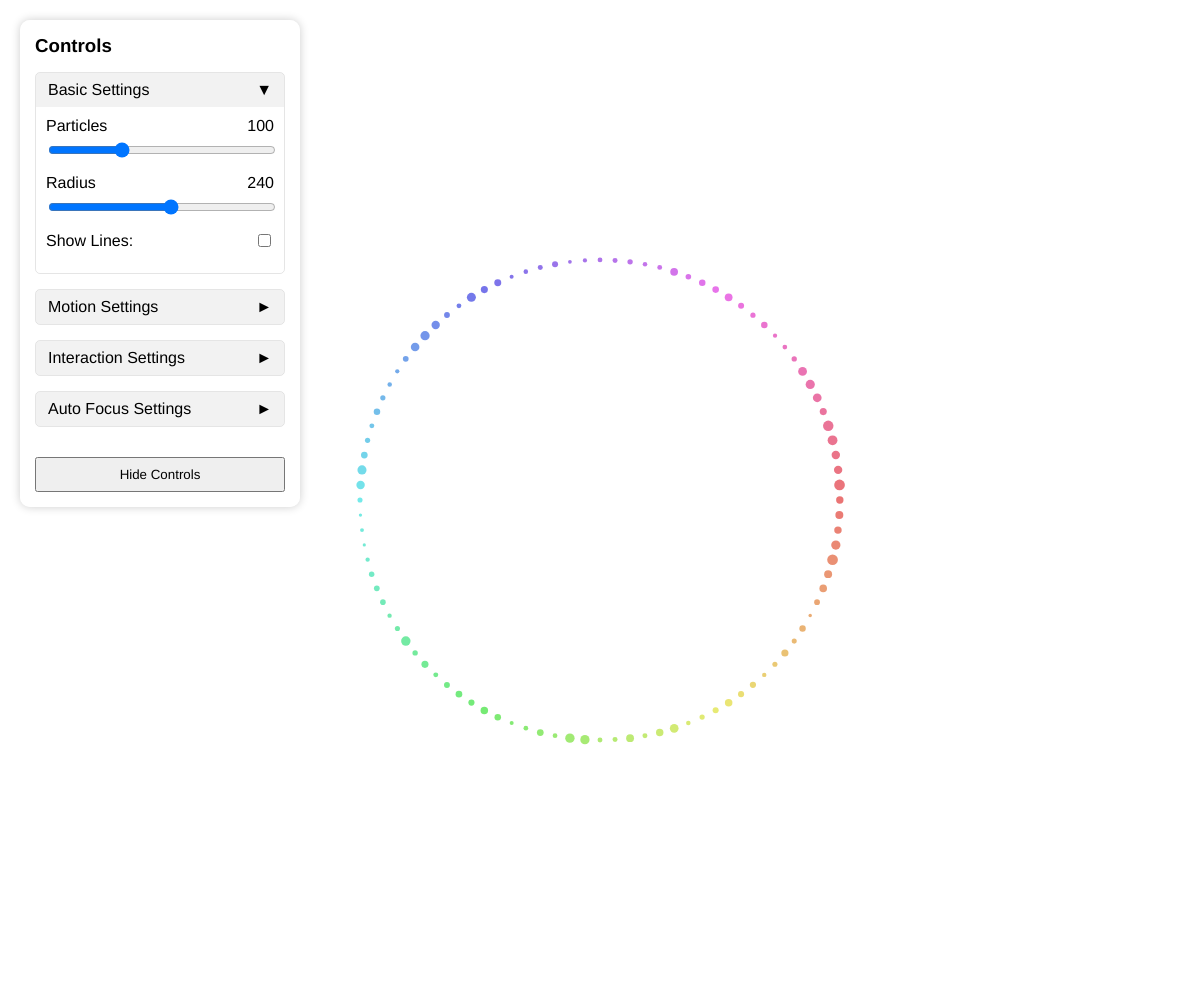
Frame 1 (no input)
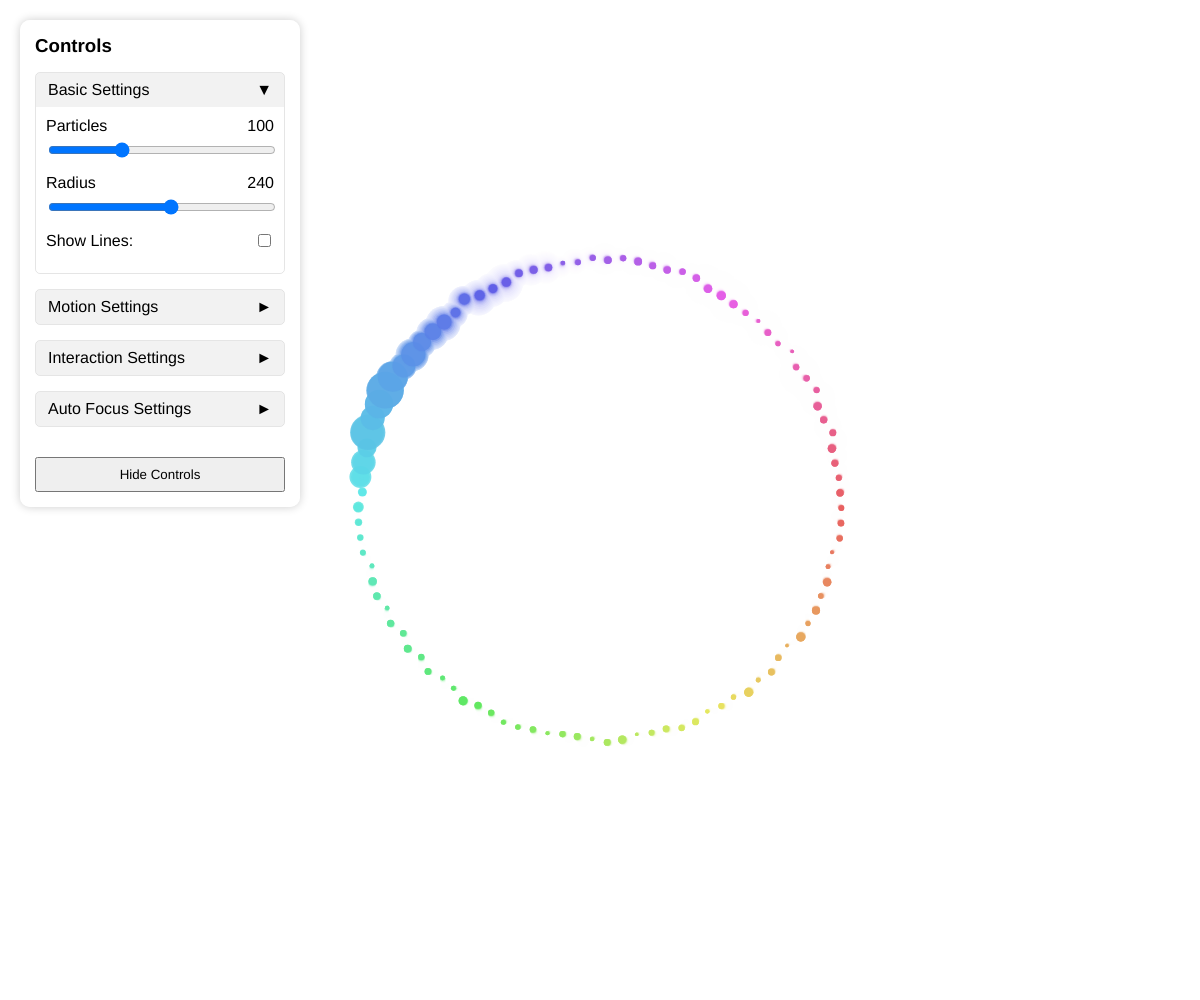
Frame 60 (no input)
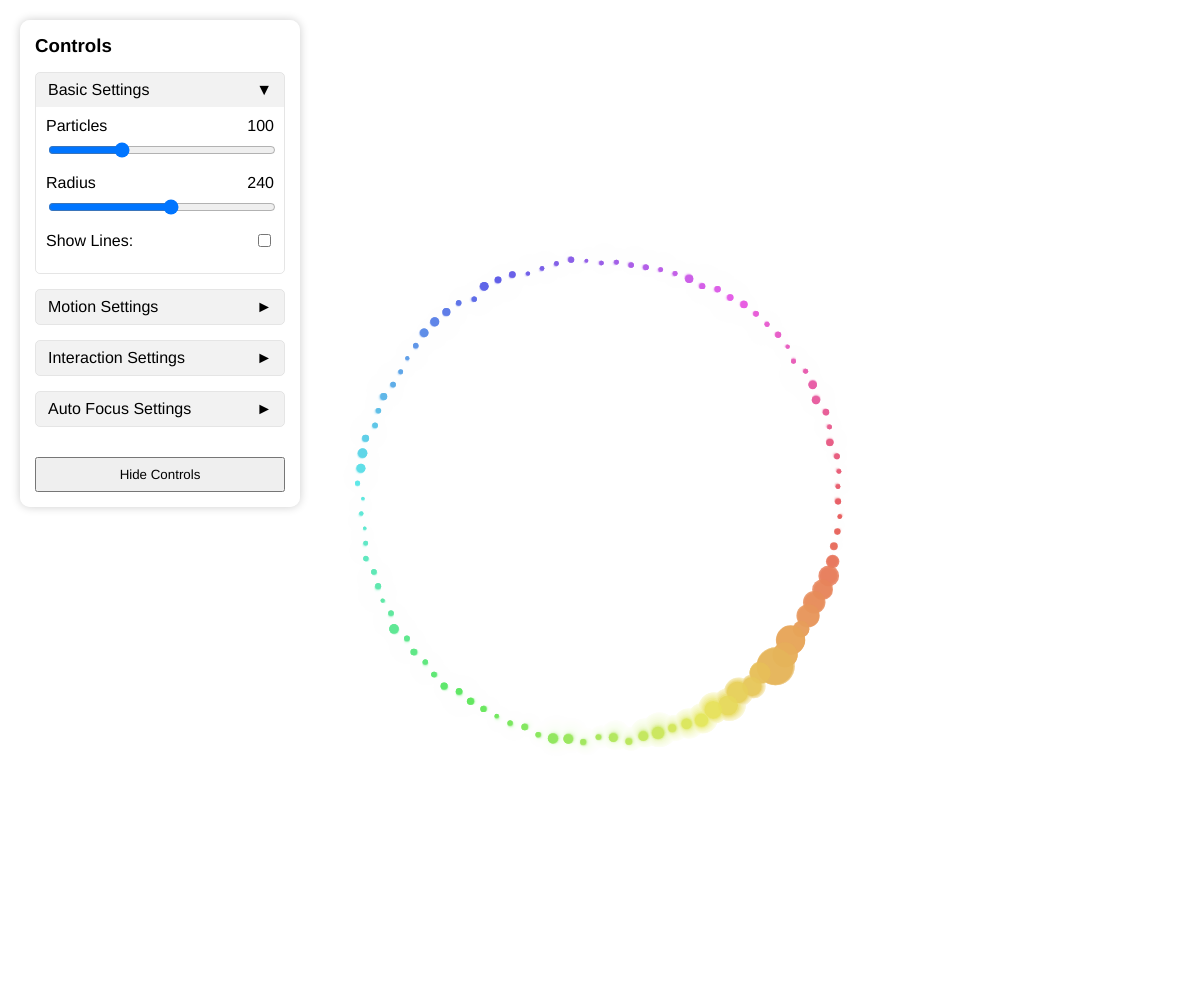
Frame 120 (the mouse pressed at the canvas centre since frame 60)

The p5.js sketch that drew these frames (run headless with seeded random() and noise() and a simulated clock; from frame 60 on, the mouse is pressed at the canvas centre):

// p5.js sketch
// ── sketch.js
// Reactive Circle Particles
let particles = [];
let numParticles = 100;
let radius = 240;
let centerX, centerY;

// Spring physics
let springStrength = 0.05;
let mouseRepelForce = 0.45;
let mouseRepelRadius = 150;
let damping = 0.8;

// Autonomous movement
let rotationSpeed = 0.0006; // Very slow rotation
let oscillationAmount = 3; // How much particles oscillate
let oscillationSpeed = 0.042; // Speed of oscillation

// Mouse proximity effects
let mouseProximityScale = 8.7; // How much particles grow when mouse is close

// Automatic focus point (simulates mouse movement in a circle)
let autoFocus = true;
let autoFocusRadius = 300;
let autoFocusSpeed = -0.048; // Negative for counter-clockwise
let autoFocusAngle = 0;
let autoFocusPoint = { x: 0, y: 0 };
let autoFocusScale = 7.7; // How much particles grow with auto focus
let showAutoFocusIndicators = false; // Whether to show the path and focus point
let clockwiseAutoFocus = false; // Whether the auto focus moves clockwise (true) or counter-clockwise (false)

// UI Controls
let showControls = true;
let showLines = false; // Add variable to control line visibility
let sliderParticles, sliderRadius, sliderWaveAmp, sliderWaveSpeed;
let sliderRotation, sliderMouseForce, sliderSpring, sliderMouseSize;
let sliderAutoSpeed, sliderAutoScale, toggleAutoFocus;
let controlPanel, hideButton;

function setup() {
  createCanvas(windowWidth, windowHeight);
  colorMode(HSB, 360, 100, 100, 1);
  
  centerX = width / 2;
  centerY = height / 2;
  
  // Create particles arranged in a circle
  createParticles();
  
  // Setup control panel with HTML elements
  createControlPanel();
}

function createParticles() {
  particles = []; // Clear any existing particles
  
  for (let i = 0; i < numParticles; i++) {
    let angle = map(i, 0, numParticles, 0, TWO_PI);
    let x = centerX + cos(angle) * radius;
    let y = centerY + sin(angle) * radius;
    
    particles.push(new Particle(x, y, angle, i));
  }
}

function createControlPanel() {
  // Create main control panel div
  controlPanel = createElement('div');
  controlPanel.position(20, 20);
  controlPanel.id('control-panel');
  
  // Style the control panel
  let panelStyle = `
    background-color: rgba(255, 255, 255, 0.8);
    padding: 15px;
    border-radius: 10px;
    box-shadow: 0 0 10px rgba(0, 0, 0, 0.2);
    width: 250px;
    font-family: Arial, sans-serif;
    max-height: 80vh;
    overflow-y: auto;
    overflow-x: hidden;
  `;
  controlPanel.style(panelStyle);
  
  // Panel title
  let title = createElement('h3', 'Controls');
  title.parent(controlPanel);
  title.style('margin-top: 0; margin-bottom: 15px;');
  
  // Create collapsible sections
  
  // SECTION 1: Basic Settings
  let basicSection = createCollapsibleSection('Basic Settings', true);
  
  // Create basic sliders in this section
  createSliderGroup('Particles', 10, 300, numParticles, 1, (val) => {
    numParticles = val;
    createParticles();
  }, basicSection);
  
  createSliderGroup('Radius', 50, 400, radius, 10, (val) => {
    radius = val;
    updateParticlePositions();
  }, basicSection);
  
  // Show/Hide Lines Toggle
  let linesContainer = createElement('div');
  linesContainer.parent(basicSection);
  linesContainer.style('margin-bottom: 12px; display: flex; align-items: center;');
  
  let linesLabel = createElement('span', 'Show Lines:');
  linesLabel.parent(linesContainer);
  
  let toggleLines = createCheckbox('', showLines);
  toggleLines.parent(linesContainer);
  toggleLines.style('margin-left: auto;');
  toggleLines.changed(() => {
    showLines = toggleLines.checked();
  });
  
  // SECTION 2: Motion Settings
  let motionSection = createCollapsibleSection('Motion Settings', false);
  
  createSliderGroup('Wave Amplitude', 0, 50, oscillationAmount, 1, (val) => {
    oscillationAmount = val;
  }, motionSection);
  
  createSliderGroup('Wave Speed', 0, 0.1, oscillationSpeed, 0.001, (val) => {
    oscillationSpeed = val;
  }, motionSection);
  
  createSliderGroup('Rotation', -0.002, 0.002, rotationSpeed, 0.0001, (val) => {
    rotationSpeed = val;
  }, motionSection);
  
  // SECTION 3: Interaction Settings
  let interactionSection = createCollapsibleSection('Interaction Settings', false);
  
  createSliderGroup('Mouse Force', 0, 0.5, mouseRepelForce, 0.01, (val) => {
    mouseRepelForce = val;
  }, interactionSection);
  
  createSliderGroup('Spring', 0.01, 0.2, springStrength, 0.01, (val) => {
    springStrength = val;
  }, interactionSection);
  
  createSliderGroup('Mouse Size Effect', 0, 10, mouseProximityScale, 0.1, (val) => {
    mouseProximityScale = val;
  }, interactionSection);
  
  // SECTION 4: Auto Focus Controls
  let autoFocusSection = createCollapsibleSection('Auto Focus Settings', false);
  
  // Auto Focus Toggles
  let toggleContainer = createElement('div');
  toggleContainer.parent(autoFocusSection);
  toggleContainer.style('margin-bottom: 12px; display: flex; align-items: center;');
  
  let toggleLabel = createElement('span', 'Enable Auto Focus:');
  toggleLabel.parent(toggleContainer);
  
  toggleAutoFocus = createCheckbox('', autoFocus);
  toggleAutoFocus.parent(toggleContainer);
  toggleAutoFocus.style('margin-left: auto;');
  toggleAutoFocus.changed(() => {
    autoFocus = toggleAutoFocus.checked();
  });
  
  // Show Indicators Toggle
  let indicatorContainer = createElement('div');
  indicatorContainer.parent(autoFocusSection);
  indicatorContainer.style('margin-bottom: 12px; display: flex; align-items: center;');
  
  let indicatorLabel = createElement('span', 'Show Indicators:');
  indicatorLabel.parent(indicatorContainer);
  
  let toggleIndicators = createCheckbox('', showAutoFocusIndicators);
  toggleIndicators.parent(indicatorContainer);
  toggleIndicators.style('margin-left: auto;');
  toggleIndicators.changed(() => {
    showAutoFocusIndicators = toggleIndicators.checked();
  });
  
  // Clockwise Toggle
  let clockwiseContainer = createElement('div');
  clockwiseContainer.parent(autoFocusSection);
  clockwiseContainer.style('margin-bottom: 12px; display: flex; align-items: center;');
  
  let clockwiseLabel = createElement('span', 'Clockwise:');
  clockwiseLabel.parent(clockwiseContainer);
  
  let toggleClockwise = createCheckbox('', clockwiseAutoFocus);
  toggleClockwise.parent(clockwiseContainer);
  toggleClockwise.style('margin-left: auto;');
  toggleClockwise.changed(() => {
    clockwiseAutoFocus = toggleClockwise.checked();
    // Adjust the sign of autoFocusSpeed based on direction
    autoFocusSpeed = Math.abs(autoFocusSpeed) * (clockwiseAutoFocus ? 1 : -1);
  });
  
  // Auto Focus Speed
  createSliderGroup('Auto Speed', 0, 0.20, Math.abs(autoFocusSpeed), 0.001, (val) => {
    // Preserve direction while changing magnitude
    autoFocusSpeed = val * (clockwiseAutoFocus ? 1 : -1);
  }, autoFocusSection);
  
  // Auto Focus Size Effect
  createSliderGroup('Auto Size Effect', 0, 10, autoFocusScale, 0.1, (val) => {
    autoFocusScale = val;
  }, autoFocusSection);
  
  // Auto Focus Radius
  createSliderGroup('Auto Radius', 50, 400, autoFocusRadius, 10, (val) => {
    autoFocusRadius = val;
  }, autoFocusSection);
  
  // Toggle controls button
  hideButton = createButton('Hide Controls');
  hideButton.parent(controlPanel);
  hideButton.style('width: 100%; padding: 8px; margin-top: 15px; cursor: pointer;');
  hideButton.mousePressed(toggleControls);
}

// Function to create a collapsible section
function createCollapsibleSection(title, startOpen = true) {
  // Create a section container
  let section = createElement('div');
  section.parent(controlPanel);
  section.addClass('collapsible-section');
  section.style('margin-bottom: 15px; border: 1px solid rgba(0,0,0,0.1); border-radius: 5px; overflow: hidden;');
  
  // Create the header/toggle
  let header = createElement('div', title);
  header.parent(section);
  header.style(`
    background-color: rgba(0,0,0,0.05);
    padding: 8px 12px;
    cursor: pointer;
    display: flex;
    justify-content: space-between;
    align-items: center;
    user-select: none;
  `);
  
  // Add arrow indicator
  let arrow = createElement('span', startOpen ? '▼' : '►');
  arrow.parent(header);
  
  // Create the content container
  let content = createElement('div');
  content.parent(section);
  content.style(`
    padding: 10px;
    display: ${startOpen ? 'block' : 'none'};
  `);
  
  // Toggle functionality
  header.mousePressed(() => {
    let isVisible = content.style('display') !== 'none';
    content.style('display', isVisible ? 'none' : 'block');
    arrow.html(isVisible ? '►' : '▼');
  });
  
  return content;
}

function createSliderGroup(labelText, min, max, defaultValue, step, callback, parent = null) {
  // Create container for this slider group
  let container = createElement('div');
  container.parent(parent || controlPanel);
  container.style('margin-bottom: 12px;');
  
  // Create the label row with value display
  let labelRow = createElement('div');
  labelRow.parent(container);
  labelRow.style('display: flex; justify-content: space-between; margin-bottom: 5px;');
  
  // Add label
  let label = createElement('span', labelText);
  label.parent(labelRow);
  
  // Add value display
  let valueDisplay = createElement('span', defaultValue);
  valueDisplay.parent(labelRow);
  
  // Create the slider
  let slider = createSlider(min, max, defaultValue, step);
  slider.parent(container);
  slider.style('width: 100%;');
  
  // Handle slider input
  slider.input(() => {
    let val = slider.value();
    valueDisplay.html(val);
    callback(val);
  });
}

function toggleControls() {
  showControls = !showControls;
  
  if (showControls) {
    controlPanel.style('display: block;');
    hideButton.html('Hide Controls');
  } else {
    controlPanel.style('display: none;');
    hideButton.html('Show Controls');
  }
}

function updateParticlePositions() {
  for (let i = 0; i < particles.length; i++) {
    let angle = particles[i].homeAngle;
    particles[i].home.x = centerX + cos(angle) * radius;
    particles[i].home.y = centerY + sin(angle) * radius;
  }
}

function draw() {
  background(0, 0, 100, 0.2); // Semi-transparent white for slight trails
  
  // Update automatic focus point (simulates mouse movement)
  if (autoFocus) {
    // Update angle (positive for clockwise, negative for counter-clockwise)
    autoFocusAngle += autoFocusSpeed;
    autoFocusPoint.x = centerX + cos(autoFocusAngle) * autoFocusRadius;
    autoFocusPoint.y = centerY + sin(autoFocusAngle) * autoFocusRadius;
    
    // Visualize the auto focus point if indicators are enabled
    if (showAutoFocusIndicators) {
      push();
      noFill();
      stroke(0, 0, 70, 0.3);
      strokeWeight(1);
      ellipse(centerX, centerY, autoFocusRadius * 2);
      
      fill(0, 100, 100, 0.5);
      noStroke();
      ellipse(autoFocusPoint.x, autoFocusPoint.y, 10);
      pop();
    }
  }
  
  // Update all particles
  for (let particle of particles) {
    particle.update();
    particle.display();
  }
  
  // Draw lines between adjacent particles if showLines is true
  if (showLines) {
    stroke(0, 0, 50, 0.3);
    strokeWeight(1);
    for (let i = 0; i < particles.length; i++) {
      let p1 = particles[i];
      let p2 = particles[(i + 1) % particles.length];
      line(p1.pos.x, p1.pos.y, p2.pos.x, p2.pos.y);
    }
  }
}

// Resize canvas when window is resized
function windowResized() {
  resizeCanvas(windowWidth, windowHeight);
  centerX = width / 2;
  centerY = height / 2;
  
  // Update particle home positions
  updateParticlePositions();
}

// Particle class
class Particle {
  constructor(x, y, angle, index) {
    this.pos = createVector(x, y);
    this.vel = createVector(0, 0);
    this.acc = createVector(0, 0);
    
    // Home position (where particle wants to return to)
    this.home = createVector(x, y);
    this.homeAngle = angle;
    this.index = index; // Store particle index for phased oscillation
    
    // Autonomous movement offset
    this.oscillationOffset = random(TWO_PI); // Random starting phase
    this.rotationOffset = 0;
    
    // Appearance
    this.baseSize = random(4, 8);
    this.size = this.baseSize; // Current size including mouse influence
    this.hue = map(angle, 0, TWO_PI, 0, 360);
    
    // Mouse interaction
    this.mouseProximityScale = 0; // How much the particle grows due to mouse proximity
    this.mouseInfluenceRadius = 150; // How close mouse needs to be to affect size
  }
  
  update() {
    // Update autonomous movement
    this.updateAutonomousMovement();
    
    // Reset acceleration
    this.acc.mult(0);
    
    // Spring force towards current home position (which now moves)
    let springForce = p5.Vector.sub(this.home, this.pos);
    springForce.mult(springStrength);
    this.acc.add(springForce);
    
    // Size scaling - from mouse or auto focus point
    let proximityScale = 0;
    
    // Mouse interaction
    if (mouseX > 0 && mouseX < width && mouseY > 0 && mouseY < height) {
      let mousePos = createVector(mouseX, mouseY);
      let dir = p5.Vector.sub(this.pos, mousePos);
      let d = dir.mag();
      
      // Mouse repel force - particles move away from mouse cursor
      if (d < mouseRepelRadius) {
        let force = map(d, 0, mouseRepelRadius, mouseRepelForce, 0);
        dir.normalize();
        dir.mult(force);
        this.acc.add(dir);
      }
      
      // Mouse proximity scaling - particles get larger as mouse approaches
      if (d < this.mouseInfluenceRadius) {
        // Calculate mouse-based scale factor
        let mouseScale = map(d, 0, this.mouseInfluenceRadius, mouseProximityScale, 0);
        // Use the larger scale factor (mouse or auto)
        proximityScale = max(proximityScale, mouseScale);
      }
    }
    
    // Auto focus interaction (simulates mouse movement)
    if (autoFocus) {
      let focusPos = createVector(autoFocusPoint.x, autoFocusPoint.y);
      let dir = p5.Vector.sub(this.pos, focusPos);
      let d = dir.mag();
      
      // Auto focus repel force (optional, can be weaker than mouse)
      if (d < mouseRepelRadius * 0.7) {  // Smaller influence radius
        let force = map(d, 0, mouseRepelRadius * 0.7, mouseRepelForce * 0.5, 0);  // Weaker force
        dir.normalize();
        dir.mult(force);
        this.acc.add(dir);
      }
      
      // Auto focus scaling - particles get larger as focus approaches
      if (d < this.mouseInfluenceRadius) {
        // Calculate auto-based scale factor
        let autoScale = map(d, 0, this.mouseInfluenceRadius, autoFocusScale, 0);
        // Use the larger scale factor (mouse or auto)
        proximityScale = max(proximityScale, autoScale);
      }
    }
    
    // Apply the final scale factor with smooth transition
    this.mouseProximityScale = lerp(this.mouseProximityScale, proximityScale, 0.2);
    
    // Update velocity and position
    this.vel.add(this.acc);
    this.vel.mult(damping); // Add damping
    this.pos.add(this.vel);
  }
  
  updateAutonomousMovement() {
    // Update rotation over time
    this.rotationOffset += rotationSpeed;
    
    // Calculate new angle with rotation
    let currentAngle = this.homeAngle + this.rotationOffset;
    
    // Add oscillation effect (using sine wave)
    // Phase the oscillation based on particle index for a wave effect
    let phaseShift = this.index * (TWO_PI / numParticles / 2);
    let oscillation = sin(frameCount * oscillationSpeed + this.oscillationOffset + phaseShift) * oscillationAmount;
    
    // Calculate new home position with rotation and oscillation
    let currentRadius = radius + oscillation;
    this.home.x = centerX + cos(currentAngle) * currentRadius;
    this.home.y = centerY + sin(currentAngle) * currentRadius;
  }
  
  display() {
    // Calculate color based on distance from ideal position
    let idealPos = createVector(
      centerX + cos(this.homeAngle + this.rotationOffset) * radius,
      centerY + sin(this.homeAngle + this.rotationOffset) * radius
    );
    
    let distFromIdeal = p5.Vector.dist(this.pos, idealPos);
    let saturation = map(constrain(distFromIdeal, 0, 100), 0, 100, 60, 100);
    
    // Subtle size pulsing based on oscillation
    let pulseAmount = sin(frameCount * 0.05 + this.oscillationOffset) * 0.2 + 1;
    
    // Calculate final display size including mouse proximity effect
    let finalSize = this.baseSize * pulseAmount * (1 + this.mouseProximityScale);
    
    // Draw particle
    noStroke();
    fill(this.hue, saturation, 90, 0.85);
    ellipse(this.pos.x, this.pos.y, finalSize);
  }
}
